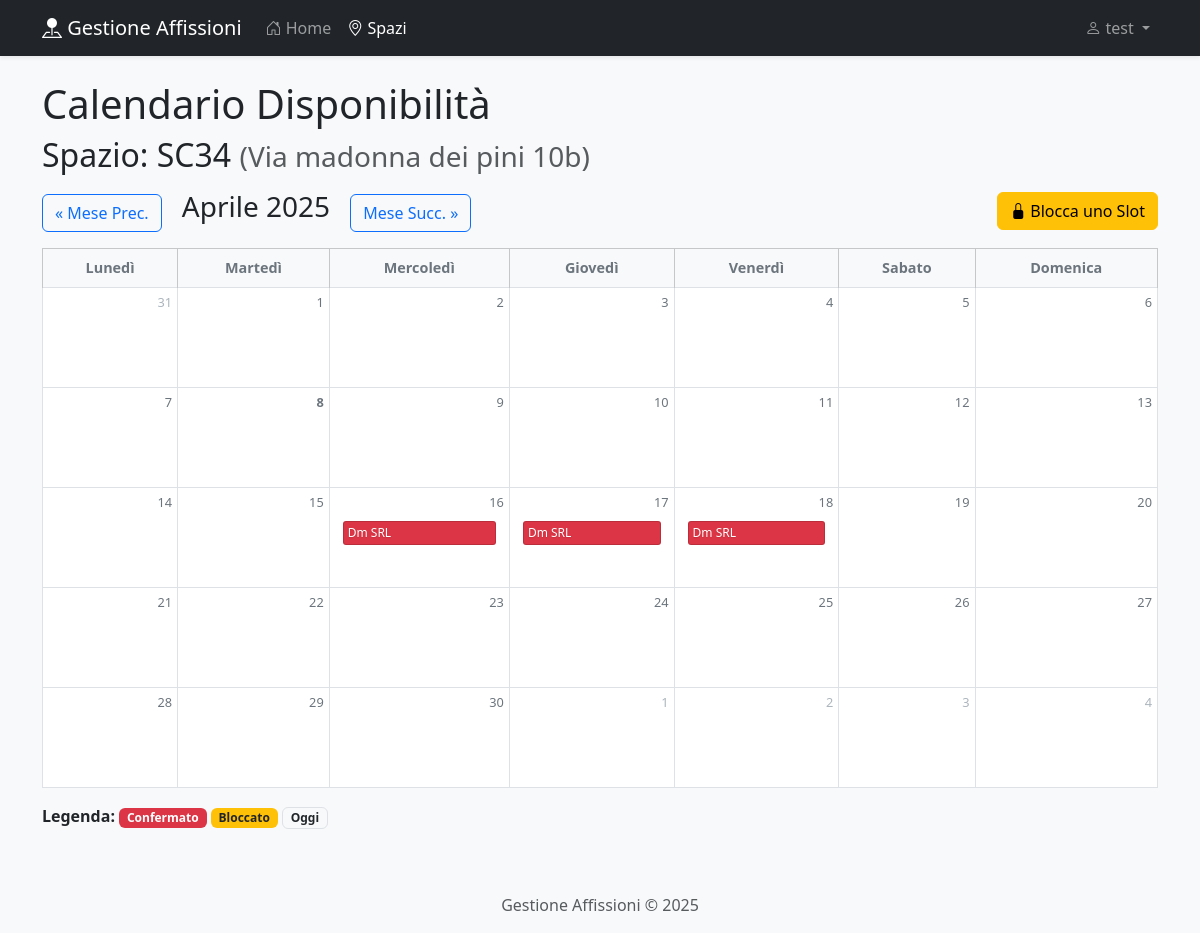
Screenshot of /spazi/1/calendario/ (signed in) with the database file from the repository.
### gestione/models.py (models this page shows, shortened)
class SpazioPubblicitario(models.Model):
    TIPOLOGIA_CHOICES = [
        ('cartellone', _('Cartellone Stradale')),
        ('pensilina', _('Pensilina Autobus')),
        ('transenna', _('Transenna Parapedonale')),
        ('altro', _('Altro')),
    ]
    identificativo = models.CharField(_("Identificativo Univoco"), max_length=50, unique=True, help_text=_("Es. BS-001, MI-P05"))
    descrizione = models.CharField(_("Descrizione Breve"), max_length=200, blank=True, null=True)
    posizione_indirizzo = models.TextField(_("Posizione (Indirizzo)"), help_text=_("Indirizzo completo dello spazio"))
    posizione_lat = models.DecimalField(_("Latitudine"), max_digits=9, decimal_places=6, blank=True, null=True, help_text=_("Coordinate geografiche (opzionale)"))
    posizione_lon = models.DecimalField(_("Longitudine"), max_digits=9, decimal_places=6, blank=True, null=True, help_text=_("Coordinate geografiche (opzionale)"))
    dimensioni = models.CharField(_("Dimensioni"), max_length=50, blank=True, null=True, help_text=_("Es. 6x3m, 100x140cm"))
    tipologia = models.CharField(_("Tipologia"), max_length=50, choices=TIPOLOGIA_CHOICES, default='cartellone')
    note = models.TextField(_("Altre Caratteristiche Rilevanti"), blank=True, null=True)
    attivo = models.BooleanField(_("Attivo"), default=True, help_text=_("Indica se lo spazio è attualmente utilizzabile"))
    data_creazione = models.DateTimeField(auto_now_add=True)
    data_modifica = models.DateTimeField(auto_now=True)
    class Meta:
        verbose_name = _("Spazio Pubblicitario")
        verbose_name_plural = _("Spazi Pubblicitari")
        ordering = ['identificativo']

class Affissione(models.Model):
    STATO_CHOICES = [
        ('Bloccato', _('Bloccato (Venditore)')), # [RF15] Slot bloccato in attesa di conferma
        ('Confermato', _('Confermato')),         # Affissione confermata, pronta per pianificazione installazione
    ]
    spazio = models.ForeignKey(
        SpazioPubblicitario,
        on_delete=models.PROTECT, # Impedisce cancellazione Spazio se ha affissioni collegate
        verbose_name=_("Spazio Pubblicitario"),
        related_name="affissioni" # Permette di accedere alle affissioni da un oggetto Spazio (spazio.affissioni.all())
    )
    cliente = models.ForeignKey(
        Cliente,
        on_delete=models.PROTECT, # Impedisce cancellazione Cliente se ha affissioni collegate
        verbose_name=_("Cliente"),
        related_name="affissioni" # Permette di accedere alle affissioni da un oggetto Cliente (cliente.affissioni.all())
    )
    data_inizio = models.DateField(_("Data Inizio Affissione"), default=timezone.now)
    data_fine = models.DateField(_("Data Fine Affissione"))
    stato = models.CharField(
        _("Stato Affissione"),
        max_length=30,
        choices=STATO_CHOICES,
        default='Confermato' # Default per creazioni da Admin, il 'Bloccato' sarà usato dai venditori
    )
    note = models.TextField(_("Note Interne"), blank=True, null=True)
    data_creazione = models.DateTimeField(auto_now_add=True)
    data_modifica = models.DateTimeField(auto_now=True)
    class Meta:
        verbose_name = _("Affissione/Prenotazione")
        verbose_name_plural = _("Affissioni/Prenotazioni")
        ordering = ['data_inizio', 'spazio']

class Cliente(models.Model):
    nome_cognome = models.CharField(_("Nome/Cognome"), max_length=150, blank=True, null=True, help_text=_("Per persone fisiche"))
    ragione_sociale = models.CharField(_("Ragione Sociale"), max_length=200, blank=True, null=True, help_text=_("Per aziende"))
    telefono = models.CharField(_("Telefono"), max_length=30, blank=True, null=True)
    email = models.EmailField(_("Email"), max_length=254, blank=True, null=True)
    indirizzo = models.TextField(_("Indirizzo"), blank=True, null=True)
    note = models.TextField(_("Altre Informazioni Rilevanti"), blank=True, null=True)
    data_creazione = models.DateTimeField(auto_now_add=True)
    data_modifica = models.DateTimeField(auto_now=True)
    class Meta:
        verbose_name = _("Cliente")
        verbose_name_plural = _("Clienti")
        ordering = ['ragione_sociale', 'nome_cognome'] # Ordina per ragione sociale o nome
    def __str__(self):
        return self.ragione_sociale or self.nome_cognome or f"Cliente ID: {self.pk}"

### gestione/views.py (the view, shortened to what this page needs)
# urls.py: path('spazi/<int:pk>/calendario/', views.spazio_calendario_view, name='spazio_calendario'),
@login_required
def spazio_calendario_view(request, pk, year=None, month=None):
    spazio = get_object_or_404(SpazioPubblicitario, pk=pk)
    today = timezone.now().date()
    if year is None or month is None:
        current_year = today.year
        current_month = today.month
    first_day_current_month_dt = date(current_year, current_month, 1)
    prev_month_dt = first_day_current_month_dt - timedelta(days=1)
    prev_month_year = prev_month_dt.year
    prev_month_month = prev_month_dt.month
    _, last_day_num = calendar.monthrange(current_year, current_month)
    last_day_current_month_dt = date(current_year, current_month, last_day_num)
    next_month_dt = last_day_current_month_dt + timedelta(days=1)
    next_month_year = next_month_dt.year
    next_month_month = next_month_dt.month
    cal = calendar.Calendar(firstweekday=0)
    month_days_raw = cal.monthdatescalendar(current_year, current_month) # Rinominato per chiarezza
    first_day_of_calendar = month_days_raw[0][0]
    last_day_of_calendar = month_days_raw[-1][-1]
    affissioni_nel_periodo = Affissione.objects.filter(
        spazio=spazio,
        data_inizio__lte=last_day_of_calendar,
        data_fine__gte=first_day_of_calendar
    ).select_related('cliente')
    calendar_data = {}
    for week in month_days_raw:
        for day in week:
            calendar_data[day] = {'affissioni': [], 'is_confirmed': False, 'is_blocked': False}
    for affissione in affissioni_nel_periodo:
        current_day = max(affissione.data_inizio, first_day_of_calendar)
        end_day = min(affissione.data_fine, last_day_of_calendar)
        while current_day <= end_day:
             if current_day in calendar_data:
                 calendar_data[current_day]['affissioni'].append(affissione)
                 if affissione.stato == 'Confermato':
                     calendar_data[current_day]['is_confirmed'] = True
                 if affissione.stato == 'Bloccato':
                       calendar_data[current_day]['is_blocked'] = True
             current_day += timedelta(days=1)
    processed_month_days = []
    for week in month_days_raw:
        processed_week = []
        for day_date in week:
            day_info_dict = calendar_data.get(day_date, {'affissioni': [], 'is_confirmed': False, 'is_blocked': False})
            processed_week.append({
                'date': day_date,
                'data': day_info_dict
            })
        processed_month_days.append(processed_week)
    can_block_generico = request.user.groups.filter(name='Venditori').exists() or \
                         request.user.is_staff or \
                         request.user.groups.filter(name='Amministratori').exists()
    context = {
        'spazio': spazio,
        'processed_month_days': processed_month_days, # Passa la nuova struttura dati
        'current_date': date(current_year, current_month, 1),
        'today': today,
        'prev_month_url': reverse('gestione:spazio_calendario', kwargs={'pk': pk, 'year': prev_month_year, 'month': prev_month_month}),
        'next_month_url': reverse('gestione:spazio_calendario', kwargs={'pk': pk, 'year': next_month_year, 'month': next_month_month}),
        'can_block_generico': can_block_generico, # Passa il nuovo flag per il pulsante
    }
    return render(request, 'gestione/spazio_calendario.html', context)

### gestione/templatetags/auth_extras.py (called while the page is built)
@register.filter(name='has_group')
def has_group(user, group_name):
    if not user.is_authenticated:
        return False
    try:
        group = Group.objects.get(name=group_name)
    except Group.DoesNotExist:
        return False
    return group in user.groups.all()

### gestione/templates/gestione/spazio_calendario.html (shortened to what this page needs)
{% extends "base.html" %}
{% load static %}
{% load auth_extras %}
{% block content %}
<h1>Calendario Disponibilità</h1>
<h2 class="mb-3">Spazio: {{ spazio.identificativo }} <small class="text-muted">({{ spazio.posizione_indirizzo }})</small></h2>
<div class="d-flex justify-content-between align-items-center mb-3 flex-wrap">
    <div class="me-auto">
        <a href="{{ prev_month_url }}" class="btn btn-outline-primary">&laquo; Mese Prec.</a>
        <h3 class="mb-0 d-inline-block mx-3">{{ current_date|date:"F Y" }}</h3>
        <a href="{{ next_month_url }}" class="btn btn-outline-primary">Mese Succ. &raquo;</a>
    </div>
    {% if can_block_generico %}
    <div class="ms-md-3 mt-2 mt-md-0">
        <a href="{% url 'gestione:blocca_slot_generico' spazio_pk=spazio.pk %}" class="btn btn-warning">
             <i class="bi bi-lock-fill"></i> Blocca uno Slot
        </a>
    </div>
    {% endif %}
</div>
<table class="table table-bordered calendar-table">
    <thead class="table-light">
        <tr>
            <th>Lunedì</th>
            <th>Martedì</th>
            <th>Mercoledì</th>
            <th>Giovedì</th>
            <th>Venerdì</th>
            <th>Sabato</th>
            <th>Domenica</th>
        </tr>
    </thead>
    <tbody>
        {% for week in processed_month_days %}
        <tr>
            {% for day_info in week %}
            <td class="{% if day_info.date.month != current_date.month %}other-month{% endif %} {% if day_info.date == today %}today{% endif %}">
                <span class="day-number">{{ day_info.date.day }}</span>
                <div class="day-content">
                    {% if day_info.date.month == current_date.month %}
                        {% for affissione in day_info.data.affissioni %}
                            <span class="affissione-item {% if affissione.stato == 'Confermato' %}stato-confermato{% elif affissione.stato == 'Bloccato' %}stato-bloccato{% endif %}"
                                  title="{{ affissione.cliente }} ({{ affissione.stato }}) | {{ affissione.data_inizio|date:'d/m' }} - {{ affissione.data_fine|date:'d/m' }}">
                                {{ affissione.cliente.ragione_sociale|default:affissione.cliente.nome_cognome|truncatechars:15 }}
                            </span>
                        {% endfor %}
                    {% endif %}
                </div>
            </td>
            {% endfor %}
        </tr>
        {% endfor %}
    </tbody>
</table>
<div class="mt-3">
    <strong>Legenda:</strong>
    <span class="badge bg-danger">Confermato</span>
    <span class="badge bg-warning text-dark">Bloccato</span>
    <span class="badge bg-light text-dark border">Oggi</span>
</div>
{% endblock %}

### templates/base.html (shortened to what this page needs)
<!DOCTYPE html>
{% load static %}
{% load auth_extras %}
<html lang="it">
<head>
    <link href="https://cdn.jsdelivr.net/npm/bootstrap@5.3.3/dist/css/bootstrap.min.css" rel="stylesheet">
    <link rel="stylesheet" href="https://cdn.jsdelivr.net/npm/bootstrap-icons@1.11.3/font/bootstrap-icons.min.css">
    <link rel="stylesheet" href="{% static 'gestione/css/style.css' %}">
</head>
<body>
    <nav class="navbar navbar-expand-lg navbar-dark bg-dark mb-4">
        <div class="container">
            <a class="navbar-brand" href="{% url 'gestione:home' %}">
                <i class="bi bi-pin-map-fill"></i> Gestione Affissioni
            </a>
            <div class="collapse navbar-collapse" id="navbarNav">
                <ul class="navbar-nav me-auto mb-2 mb-lg-0">
                    {% if user.is_authenticated %}
                        <li class="nav-item">
                            <a class="nav-link {% if request.resolver_match.url_name == 'home' %}active{% endif %}" href="{% url 'gestione:home' %}">
                                <i class="bi bi-house-door"></i> Home
                            </a>
                        </li>
                        {% if user.is_staff %}
                            <li class="nav-item">
                                <a class="nav-link {% if request.resolver_match.url_name == 'spazio_list' or request.resolver_match.url_name == 'spazio_calendario' %}active{% endif %}" href="{% url 'gestione:spazio_list' %}">
                                    <i class="bi bi-geo-alt"></i> Spazi
                                </a>
                            </li>
                        {% else %}
                            {% if user|has_group:"Venditori" %}
                                <li class="nav-item">
                                    <a class="nav-link {% if request.resolver_match.url_name == 'spazio_list' or request.resolver_match.url_name == 'spazio_calendario' %}active{% endif %}" href="{% url 'gestione:spazio_list' %}">
                                        <i class="bi bi-geo-alt"></i> Spazi
                                    </a>
                                </li>
                            {% endif %}
                        {% endif %}
                    {% endif %}
                </ul>
                <ul class="navbar-nav ms-auto">
                     {% if user.is_authenticated %}
                        <li class="nav-item dropdown">
                            <a class="nav-link dropdown-toggle" href="#" role="button" data-bs-toggle="dropdown" aria-expanded="false">
                                <i class="bi bi-person"></i> {{ user.get_full_name|default:user.username }}
                            </a>
                        </li>
                    {% else %}
                        <li class="nav-item">
                            <a class="nav-link {% if request.resolver_match.url_name == 'login' %}active{% endif %}" href="{% url 'login' %}">
                                <i class="bi bi-box-arrow-in-right"></i> Login
                            </a>
                        </li>
                    {% endif %}
                </ul>
            </div>
        </div>
    </nav>
    <div class="container">
        {% block content %}
        {% endblock %}
    </div>
    <footer class="mt-5 p-3 text-center text-muted bg-light">
        Gestione Affissioni &copy; {% now "Y" %}
    </footer>
</body>
</html>

### gestione/static/gestione/css/style.css (style rules this page uses)
body { background-color: #f8f9fa; -webkit-font-smoothing: antialiased; -moz-osx-font-smoothing: grayscale; }
.navbar { box-shadow: 0 2px 4px rgba(0, 0, 0, .075); }
h1, .h1, h2, .h2, h3, .h3 { font-weight: 500; }
.affissione-item { border: 1px solid rgba(0, 0, 0, 0.15); text-shadow: 0 1px 1px rgba(0, 0, 0, 0.1); }
.table thead th { font-weight: 600; background-color: #f8f9fa; }

### gestione/templates/gestione/spazio_calendario.html (style rules this page uses)
.calendar-table td { height: 100px; vertical-align: top; border: 1px solid #dee2e6; position: relative; }
.calendar-table th { text-align: center; font-weight: normal; font-size: 0.9em; color: #6c757d; padding-bottom: 0.5rem; }
.day-number { position: absolute; top: 5px; right: 5px; font-size: 0.8em; color: #6c757d; }
.today { background-color: #e9f5ff; font-weight: bold; }
.other-month { background-color: #f8f9fa; }
.other-month .day-number { color: #adb5bd; }
.affissione-item { font-size: 0.75em; padding: 2px 4px; margin-bottom: 2px; border-radius: 3px; color: white; overflow: hidden; white-space: nowrap; text-overflow: ellipsis; display: block; cursor: default; }
.stato-confermato { background-color: #dc3545; }
.day-content { padding: 5px; padding-top: 25px; }

### rows the page displays
SpazioPubblicitario: identificativo "SC34", posizione_indirizzo "Via madonna dei pini 10b"
Affissione: cliente.ragione_sociale "Dm SRL"

### other values shown
{{ user.get_full_name|default:user.username }} "test"
{{ day_info.date.day }} "31" "1" "2" "3" "4" "5" "6" "7" "8" "9" "10" "11" "12" "13" "14" "15" "16" "17" "18" "19" "20" "21" "22" "23" "24" "25" "26" "27" "28" "29" "30" "1" "2" "3" "4"
